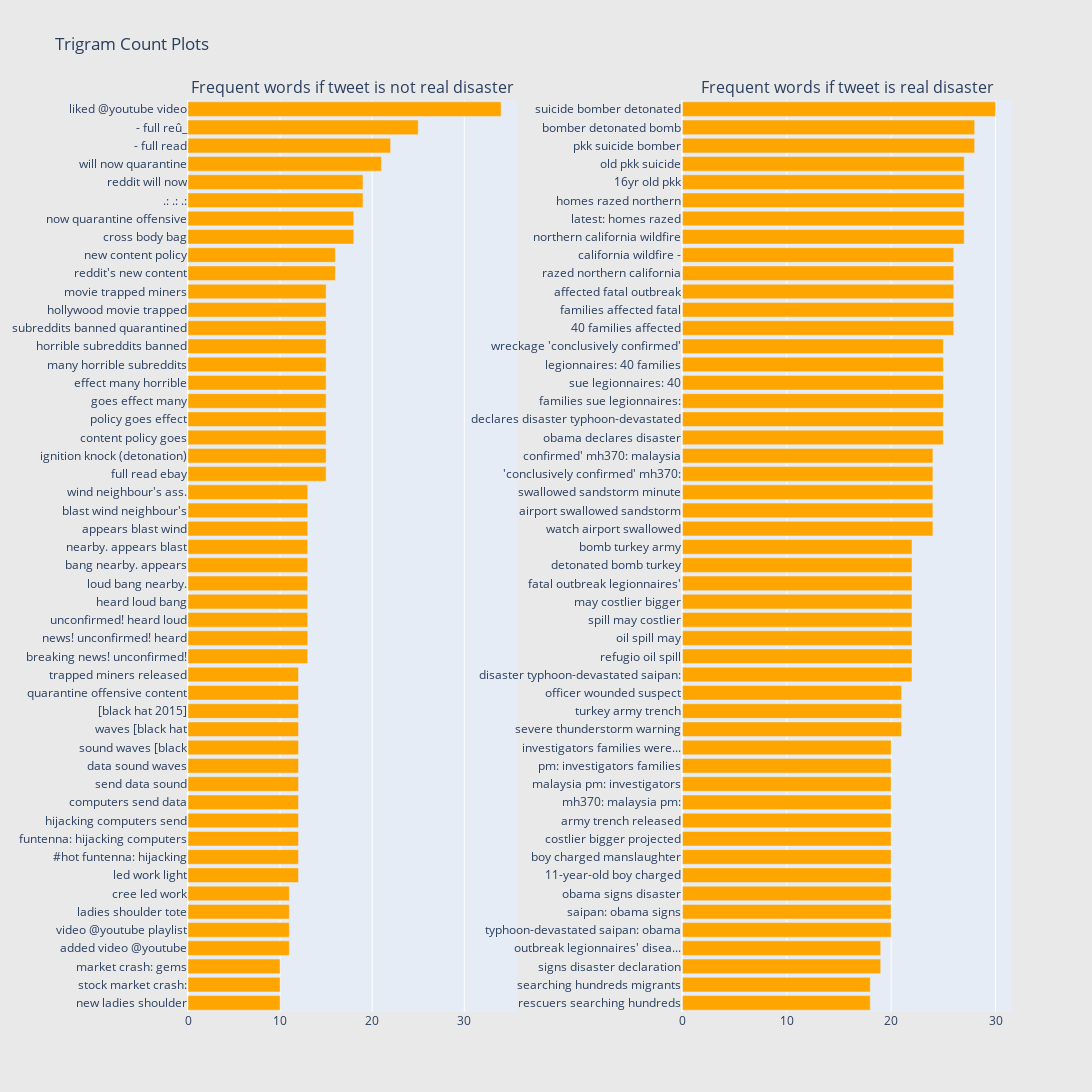

Notebook cell for this chart:
### Code cell
freq_dict = defaultdict(int)
for sent in train0_df["text"]:
    for word in generate_ngrams(sent,3):
        freq_dict[word] += 1
fd_sorted = pd.DataFrame(sorted(freq_dict.items(), key=lambda x: x[1])[::-1])
fd_sorted.columns = ["word", "wordcount"]
trace0 = horizontal_bar_chart(fd_sorted.head(50), 'orange')


freq_dict = defaultdict(int)
for sent in train1_df["text"]:
    for word in generate_ngrams(sent,3):
        freq_dict[word] += 1
fd_sorted = pd.DataFrame(sorted(freq_dict.items(), key=lambda x: x[1])[::-1])
fd_sorted.columns = ["word", "wordcount"]
trace1 = horizontal_bar_chart(fd_sorted.head(50), 'orange')


fig = tools.make_subplots(rows=1, cols=2, vertical_spacing=0.04, horizontal_spacing=0.2,
                          subplot_titles=["Frequent words if tweet is not real disaster", 
                                          "Frequent words if tweet is real disaster"])
fig.append_trace(trace0, 1, 1)
fig.append_trace(trace1, 1, 2)
fig['layout'].update(height=1200, width=1200, paper_bgcolor='rgb(233,233,233)', title="Trigram Count Plots")
py.iplot(fig, filename='word-plots')
fig.show(renderer='colab')

### Figure 1 — Plotly figure (JSON) as saved in the notebook; plotly's stock layout.template omitted (floating-point values rounded to 4 significant figures)
{"data": [{"marker": {"color": "orange"}, "orientation": "h", "showlegend": false, "x": [10, 10, 10, 11, 11, 11, 11, 12, 12, 12, 12, 12, 12, 12, 12, 12, 12, 12, 12, 13, 13, 13, 13, 13, 13, 13, 13, 13, 13, 15, 15, 15, 15, 15, 15, 15, 15, 15, 15, 15, 16, 16, 18, 18, 19, 19, 21, 22, 25, 34], "xaxis": "x", "y": ["new ladies shoulder", "stock market crash:", "market crash: gems", "added video @youtube", "video @youtube playlist", "ladies shoulder tote", "cree led work", "led work light", "#hot funtenna: hijacking", "funtenna: hijacking computers", "hijacking computers send", "computers send data", "send data sound", "data sound waves", "sound waves [black", "waves [black hat", "[black hat 2015]", "quarantine offensive content", "trapped miners released", "breaking news! unconfirmed!", "news! unconfirmed! heard", "unconfirmed! heard loud", "heard loud bang", "loud bang nearby.", "bang nearby. appears", "nearby. appears blast", "appears blast wind", "blast wind neighbour's", "wind neighbour's ass.", "full read ebay", "ignition knock (detonation)", "content policy goes", "policy goes effect", "goes effect many", "effect many horrible", "many horrible subreddits", "horrible subreddits banned", "subreddits banned quarantined", "hollywood movie trapped", "movie trapped miners", "reddit's new content", "new content policy", "cross body bag", "now quarantine offensive", ".: .: .:", "reddit will now", "will now quarantine", "- full read", "- full reû_", "liked @youtube video"], "yaxis": "y", "type": "bar"}, {"marker": {"color": "orange"}, "orientation": "h", "showlegend": false, "x": [18, 18, 19, 19, 20, 20, 20, 20, 20, 20, 20, 20, 20, 20, 20, 21, 21, 21, 22, 22, 22, 22, 22, 22, 22, 22, 24, 24, 24, 24, 24, 25, 25, 25, 25, 25, 25, 26, 26, 26, 26, 26, 27, 27, 27, 27, 27, 28, 28, 30], "xaxis": "x2", "y": ["rescuers searching hundreds", "searching hundreds migrants", "signs disaster declaration", "outbreak legionnaires' disea...", "typhoon-devastated saipan: obama", "saipan: obama signs", "obama signs disaster", "11-year-old boy charged", "boy charged manslaughter", "costlier bigger projected", "army trench released", "mh370: malaysia pm:", "malaysia pm: investigators", "pm: investigators families", "investigators families were...", "severe thunderstorm warning", "turkey army trench", "officer wounded suspect", "disaster typhoon-devastated saipan:", "refugio oil spill", "oil spill may", "spill may costlier", "may costlier bigger", "fatal outbreak legionnaires'", "detonated bomb turkey", "bomb turkey army", "watch airport swallowed", "airport swallowed sandstorm", "swallowed sandstorm minute", "'conclusively confirmed' mh370:", "confirmed' mh370: malaysia", "obama declares disaster", "declares disaster typhoon-devastated", "families sue legionnaires:", "sue legionnaires: 40", "legionnaires: 40 families", "wreckage 'conclusively confirmed'", "40 families affected", "families affected fatal", "affected fatal outbreak", "razed northern california", "california wildfire -", "northern california wildfire", "latest: homes razed", "homes razed northern", "16yr old pkk", "old pkk suicide", "pkk suicide bomber", "bomber detonated bomb", "suicide bomber detonated"], "yaxis": "y2", "type": "bar"}], "layout": {"annotations": [{"font": {"size": 16}, "showarrow": false, "text": "Frequent words if tweet is not real disaster", "x": 0.2, "xanchor": "center", "xref": "paper", "y": 1, "yanchor": "bottom", "yref": "paper"}, {"font": {"size": 16}, "showarrow": false, "text": "Frequent words if tweet is real disaster", "x": 0.8, "xanchor": "center", "xref": "paper", "y": 1, "yanchor": "bottom", "yref": "paper"}], "height": 1200, "paper_bgcolor": "rgb(233,233,233)", "title": {"text": "Trigram Count Plots"}, "width": 1200, "xaxis": {"anchor": "y", "domain": [0, 0.4]}, "yaxis": {"anchor": "x", "domain": [0, 1]}, "xaxis2": {"anchor": "y2", "domain": [0.6, 1]}, "yaxis2": {"anchor": "x2", "domain": [0, 1]}}}
